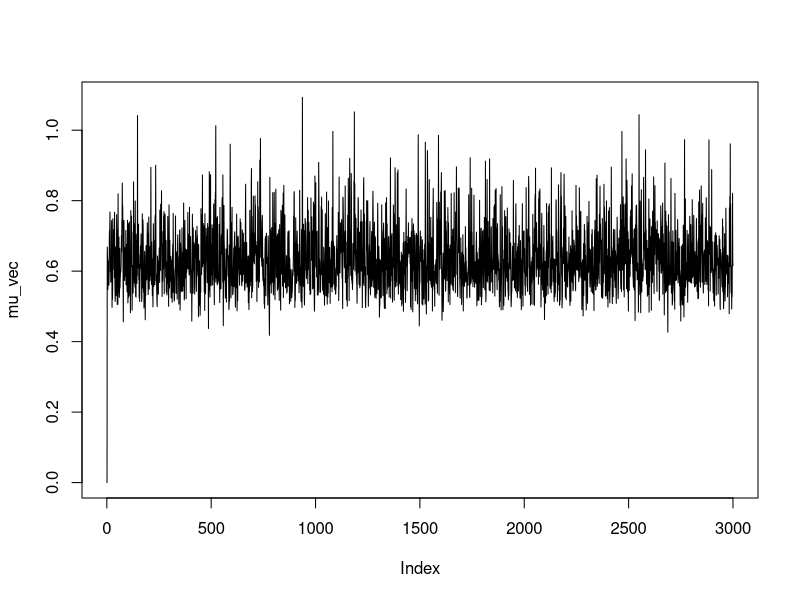

This chart was generated by the following R code:
## ---- chunk 1
h_sq = 0.5

covmat = c(1-h_sq, 0,        0,        0,
           0,      h_sq,     1/2*h_sq, 1/2*h_sq,
           0,      1/2*h_sq, 1,        0,
           0,      1/2*h_sq, 0,        1)


covmat = matrix(covmat, ncol=4, nrow=4)


mult_mat_l_g = c(0,1,0,0,
                 1,1,0,0,
                 0,0,1,0,
                 0,0,0,1)

mult_mat_l = c(1,1,0,0,
               0,1,0,0,
               0,0,1,0,
               0,0,0,1)

mult_mat_l = c(1,0,0,0,
               0,1,0,0,
               0,0,1,0,
               0,0,0,1)

mult_mat_l_p1 = c(0,0,1,0,
                  0,1,0,0,
                  1,1,0,0,
                  0,0,0,1)

mult_mat_l_p2 = c(0,0,0,1,
                  0,1,0,0,
                  1,1,0,0,
                  0,0,1,0)

names = list('l_g', 'l', 'l_p1', 'l_p2')
mult_mat = list('l_g'=matrix(mult_mat_l_g, ncol=4, nrow=4), 
                'l'=matrix(mult_mat_l, ncol=4, nrow=4), 
                'l_p1'=matrix(mult_mat_l_p1, ncol=4, nrow=4),
                'l_p2'=matrix(mult_mat_l_p2, ncol=4, nrow=4))

## ---- chunk 2
calc_distribution = function(sigma){
  n = nrow(sigma)
  sigma_bar = sigma[1,1] - sigma[1 , 2:n] %*% solve(sigma[2:n , 2:n]) %*% sigma[2:n , 1]
  mu_mult_bar = sigma[1 , 2:n] %*% solve(sigma[2:n , 2:n])
  return(list('sigma'=sigma_bar, 'mu_mult'=mu_mult_bar))
  }
## ---- chunk 3
k = nrow(covmat)
const_list = list(rep(0, k))
i=0

for (mat in mult_mat){
  i= i+1
  alg = mat %*% covmat %*% t(mat)
  const = calc_distribution(alg)
  const_list[[i]] = const
  
}

## ---- chunk 4
N = 3000
M = 1e5
## ---- chunk 5
liabil = c(0,0,0,0)
mu_vec = rep(0, N)

for (i in 1:N) {
  for (j in 1:k) {
    
    sigma = const_list[[j]][[1]]
    mu_mult = const_list[[j]][[2]]
    mu = mu_mult %*% liabil[-j]
    
    if (j != 1){
      q = runif(1, 0.95, 1)
      liabil[j] = qnorm(q, mu, sigma)
    }
    else{
      liabil[j] = rnorm(1, mu, sigma)
      mu_vec[i] = mu
    }
    

  }
}
## ---- chunk 6
liabil
## ---- chunk 7
plot(mu_vec, type='l')
